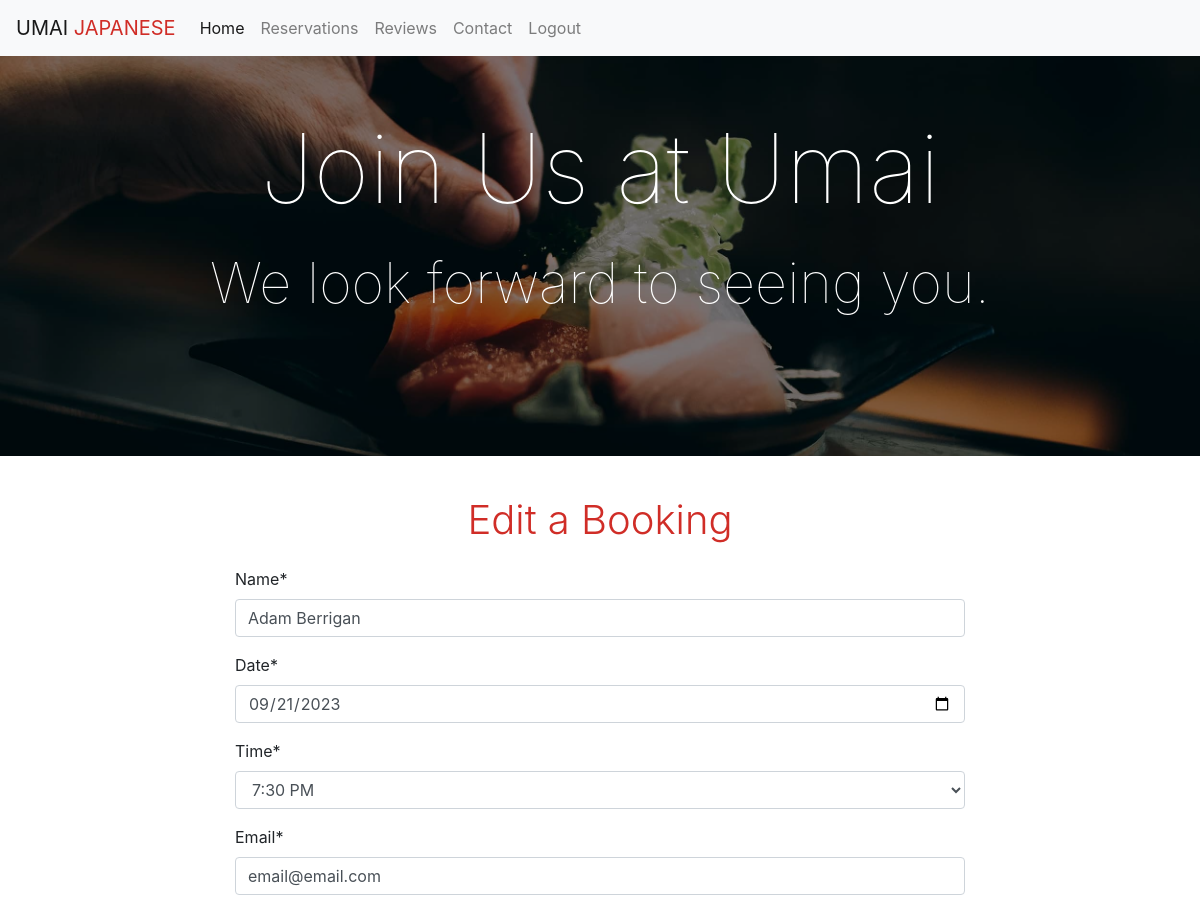
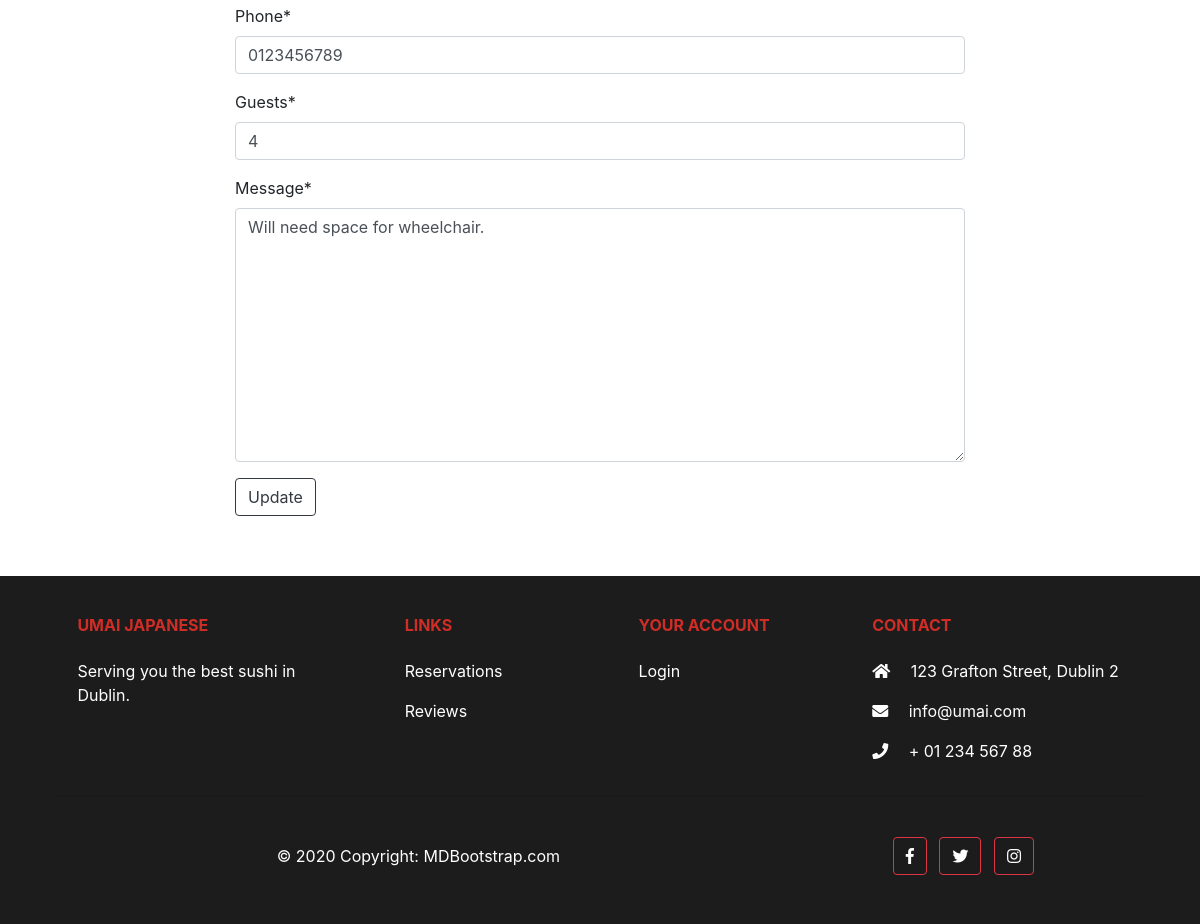
Screenshot of /edit/4 (signed in) with the database file from the repository (2 pictures, top to bottom).
### restaurant/models.py (models this page shows, shortened)
class Booking(models.Model):
    name = models.CharField(max_length=50)
    email = models.EmailField()
    phone = models.CharField(max_length=50)
    guests = models.IntegerField(default='1')
    date = models.DateField(default=datetime.now)
    time = models.CharField(max_length=10, choices=TIMES, default="3 PM")
    message = models.TextField()
    created_by = models.ForeignKey(User, on_delete=models.CASCADE, null=True)

### restaurant/views.py (the view)
# urls.py: path('edit/<booking_id>', views.edit_booking, name='edit_booking'),
def edit_booking(request, booking_id):
    booking = get_object_or_404(Booking, id=booking_id)
    if request.method == 'POST':
        form = BookingForm(request.POST, instance=booking)
        if form.is_valid():
            form.save()
            return redirect('view_booking')
    form = BookingForm(instance=booking)
    context = {
        'form': form
    }
    return render(request, 'edit_booking.html', context)

### restaurant/forms.py
class BookingForm(forms.ModelForm):
    class Meta:
        model = Booking
        fields = ('name', 'date', 'time', 'email', 'phone', 'guests', 'message', )
        widgets = {
            'date': DateInput()
        }

### templates/edit_booking.html (shortened to what this page needs)
{% extends 'base.html' %}
{% block content %}
{% load crispy_forms_tags %}
<div class="container-fluid container-padding hero-image-booking">
  <div class="opaque-overlay">&nbsp;</div>
    <div class="row">
      <div class="col-12">
          <section class="jumbotron text-center">
            <h1 class="display-1 text-white">Join Us at Umai</h1>
            <p class="display-4 text-white">We look forward to seeing you.</p>
          </section>
      </div>
    </div>
  </div>
<div class="container container-padding">
  <div class="row">
    <div class="col-md-8 mt-3 offset-md-2">
      <h1>Edit a Booking</h1>
      <form method="POST">
        {{ form | crispy }}
        <button type="submit" class="btn btn-outline-dark">Update</button>
      </form>
    </div>
  </div>
</div>
{%endblock%}

### static/css/style.css (style rules this page uses)
body { background-color: #ffffff; }
.jumbotron { background-color: transparent; }
.opaque-overlay { position: absolute; top: 0; left: 0; height: 100%; width: 100%; background-color: rgba(0, 0, 0, 0.5); }
.hero-image-booking { height: 50vh; background: url('../images/sushi2.jpg') no-repeat center; -webkit-background-size: cover; -moz-background-size: cover; -o-background-size: cover; background-size: cover; display: flex; align-items: center; justify-content: center; position: relative; }
h1 { font-weight: 300; text-align: center; color: #d02d27; padding-bottom: 2%; }
.display-1 { font-weight: 100; }
.display-4 { font-weight: 100; }
.container-padding { padding-top: 2%; padding-bottom: 5%; }

### rows the page displays
Booking: name "Adam Berrigan", date "09/21/2023", time "7:30 PM", email "email@email.com", phone "0123456789", guests "4", message "Will need space for wheelchair."
